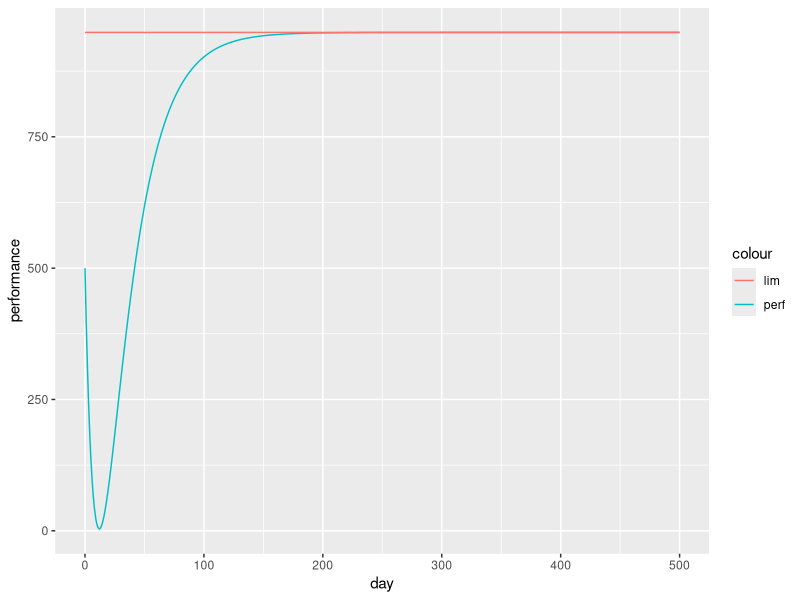
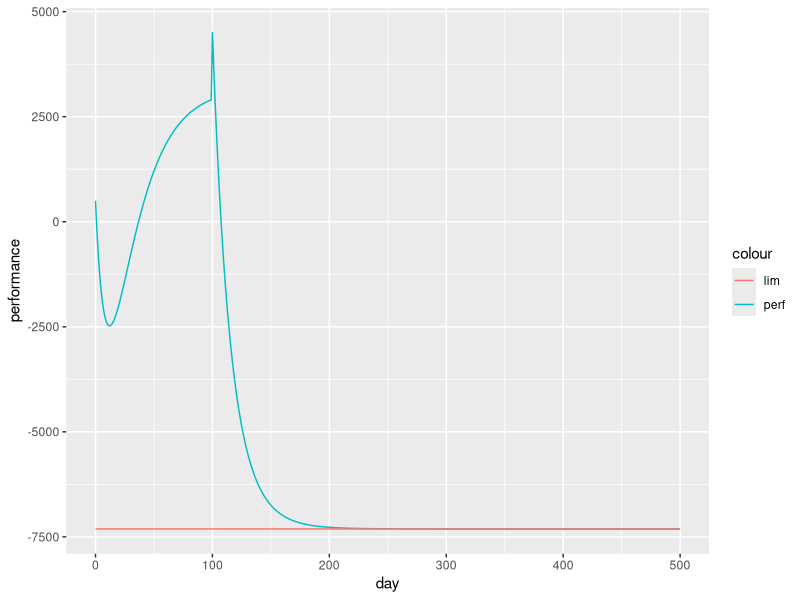
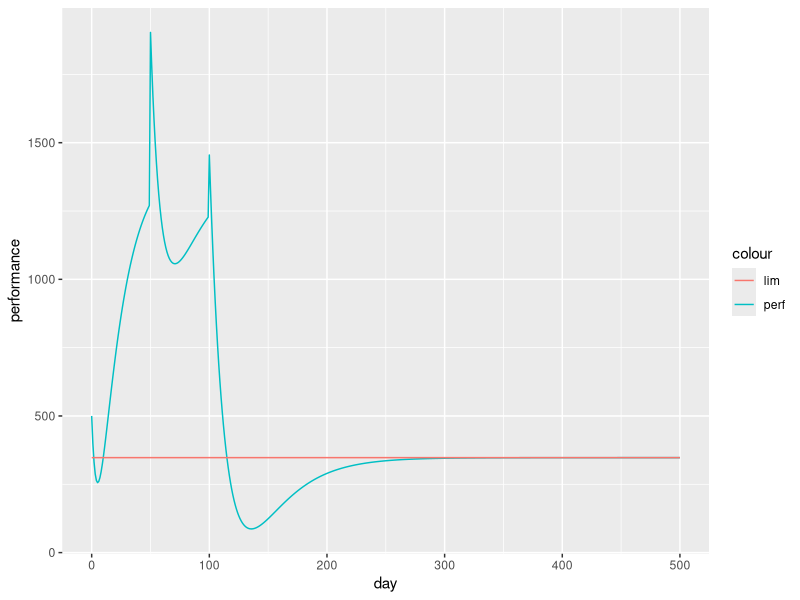

Write R code to recreate these figures, in order.
## ---- chunk 1
knitr::opts_chunk$set(echo = TRUE)
## ---- chunk 2
library(ggplot2)
library(tibble)
## ---- chunk 3
params_mat <- function(k_1, tau_1, k_2, tau_2, change_days=NULL, days) {
  if (length(k_1) == length(tau_1) && 
      length(k_1) == length(tau_2) &&
      length(k_1) == length(k_2) &&
      length(k_1) == length(change_days)+1
  ) {}
    else {stop("check length of parameters")} 
  out_matrix <- matrix(0, nrow = days, ncol = 4)
  colnames(out_matrix) <- c("k_1", "tau_1", "k_2", "tau_2")
  bound_1 <- 1; bound_2 <- days
  j <- 0 # counter for index of k_1, tau_1, etc
  for (elem in c(change_days, days)) {
    j <- j + 1
    bound_2 <- elem 
    for (i in bound_1:bound_2) {
      out_matrix[i, ] <- c(k_1[[j]], tau_1[[j]], k_2[[j]], tau_2[[j]])
    }
    bound_1 <- elem
  }
  return(out_matrix)
}
## ---- chunk 4
#' Title
#'
#' @param params_mat a n by 4 matrix, where n is the number of days
#' @param training_load an n dimensional vector 
#'
#' @return an n? dimensional vector with the performance
#' @export
#'
#' @examples
perf_tv <- function(p_0, params_mat, training_load) {
  days <- nrow(params_mat)
  perf_out <- c(rep(NA, days))
  T_1 <- 0; T_2 <- 0
  for (i in 1:days) {
    T_1 <- exp(-1/params_mat[i, "tau_1"])*T_1 + training_load[[i]]
    T_2 <- exp(-1/params_mat[i, "tau_2"])*T_2 + training_load[[i]]
    perf_out[[i]] <- p_0 + params_mat[i, "k_1"]*T_1 - params_mat[i, "k_2"]*T_2 
  }
  return(perf_out)
}
## ---- chunk 5
perf_plot <- function(p_0,
                      k_1,
                      tau_1,
                      k_2,
                      tau_2,
                      change_days = NULL,
                      days,
                      training_stim) {
  training_load <- c()
  limit <- 0
  if (training_stim[[1]] == "constant") {
    training_load <- c(rep(training_stim[[2]], days))
    k <- length(k_1)
    
    # See justification for this below
    limit <- p_0 + training_stim[[2]]*k_1[[k]]/(1-exp(-1/tau_1[[k]])) -
      training_stim[[2]]*k_2[[k]]/(1-exp(-1/tau_2[[k]])) 
  }
  tmp_matrix <- params_mat(k_1,
                           tau_1,
                           k_2,
                           tau_2,
                           change_days,
                           days)
  modeled_performance <- perf_tv(p_0, tmp_matrix, training_load)
  tmp_data <- tibble(
    "day" = c(0:days),
    "performance" = c(p_0, modeled_performance),
    "limit" = c(rep(limit, days + 1))
  )
  
  plot <- ggplot(tmp_data, aes(x = day)) +
    geom_line(aes(y = performance, color = "perf")) +
    geom_line(aes(y = limit, color = "lim"))
  
  #   scale_color_manual("Legend",
  #                      values = c("lim" = "#e31a1c", # this color comes from the theme "Paired"
  #                                 "perf" = "black"))
  plot
}

## ---- chunk 6
perf_plot(p_0 = 500,
          k_1 = 1,
          tau_1 = 25, 
          k_2 = 2, 
          tau_2 = 10,
          days = 500,
          training_stim = list("constant", 100))
## ---- chunk 7
perf_plot(p_0 = 500,
          k_1 = c(1, 2),
          tau_1 = c(25, 20), 
          k_2 = c(2, 4), 
          tau_2 = c(10, 13) ,
          change_days = c(100),
          days = 500,
          training_stim = list("constant", 600))
## ---- chunk 8
perf_plot(p_0 = 500,
          k_1 = c(1,2,3),
          tau_1 = c(20, 25, 30), 
          k_2 = c(2, 4, 6), 
          tau_2 = c(5,10, 15),
          change_days = c(50, 100), 
          days = 500,
          training_stim = list("constant", 100))
